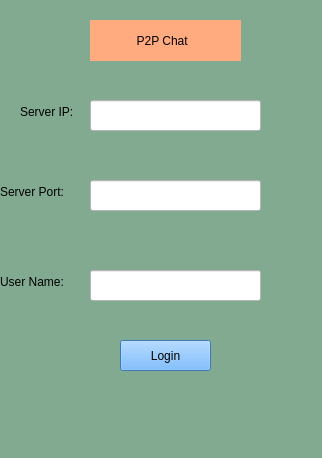
<?xml version="1.0" encoding="UTF-8"?>
<ui version="4.0">
 <class>Login</class>
 <widget class="QWidget" name="Login">
  <property name="geometry">
   <rect>
    <x>0</x>
    <y>0</y>
    <width>322</width>
    <height>458</height>
   </rect>
  </property>
  <property name="windowTitle">
   <string>Form</string>
  </property>
  <property name="autoFillBackground">
   <bool>false</bool>
  </property>
  <property name="styleSheet">
   <string notr="true">font: 11pt &quot;Noto Sans SC&quot;;
background-color: rgb(129, 170, 144);
</string>
  </property>
  <widget class="QPushButton" name="login_btu">
   <property name="geometry">
    <rect>
     <x>120</x>
     <y>340</y>
     <width>91</width>
     <height>31</height>
    </rect>
   </property>
   <property name="styleSheet">
    <string notr="true">background-color: rgb(85, 170, 255);</string>
   </property>
   <property name="text">
    <string>Login</string>
   </property>
  </widget>
  <widget class="QLabel" name="label">
   <property name="geometry">
    <rect>
     <x>20</x>
     <y>100</y>
     <width>71</width>
     <height>23</height>
    </rect>
   </property>
   <property name="text">
    <string>Server IP:</string>
   </property>
  </widget>
  <widget class="QLineEdit" name="server_ip">
   <property name="geometry">
    <rect>
     <x>90</x>
     <y>100</y>
     <width>171</width>
     <height>31</height>
    </rect>
   </property>
   <property name="styleSheet">
    <string notr="true">background-color: rgb(255, 255, 255);</string>
   </property>
  </widget>
  <widget class="QLabel" name="label_2">
   <property name="geometry">
    <rect>
     <x>0</x>
     <y>180</y>
     <width>91</width>
     <height>23</height>
    </rect>
   </property>
   <property name="text">
    <string>Server Port:</string>
   </property>
  </widget>
  <widget class="QLineEdit" name="server_port">
   <property name="geometry">
    <rect>
     <x>90</x>
     <y>180</y>
     <width>171</width>
     <height>31</height>
    </rect>
   </property>
   <property name="styleSheet">
    <string notr="true">background-color: rgb(255, 255, 255);</string>
   </property>
  </widget>
  <widget class="QLabel" name="label_3">
   <property name="geometry">
    <rect>
     <x>0</x>
     <y>270</y>
     <width>81</width>
     <height>23</height>
    </rect>
   </property>
   <property name="text">
    <string>User Name:</string>
   </property>
  </widget>
  <widget class="QLineEdit" name="user_name">
   <property name="geometry">
    <rect>
     <x>90</x>
     <y>270</y>
     <width>171</width>
     <height>31</height>
    </rect>
   </property>
   <property name="styleSheet">
    <string notr="true">background-color: rgb(255, 255, 255);</string>
   </property>
  </widget>
  <widget class="QLabel" name="label_4">
   <property name="geometry">
    <rect>
     <x>90</x>
     <y>20</y>
     <width>151</width>
     <height>41</height>
    </rect>
   </property>
   <property name="styleSheet">
    <string notr="true">font: 11pt &quot;Noto Sans SC&quot;;
background-color: rgb(255, 170, 127);</string>
   </property>
   <property name="text">
    <string>              P2P Chat</string>
   </property>
  </widget>
 </widget>
 <resources/>
 <connections/>
</ui>
